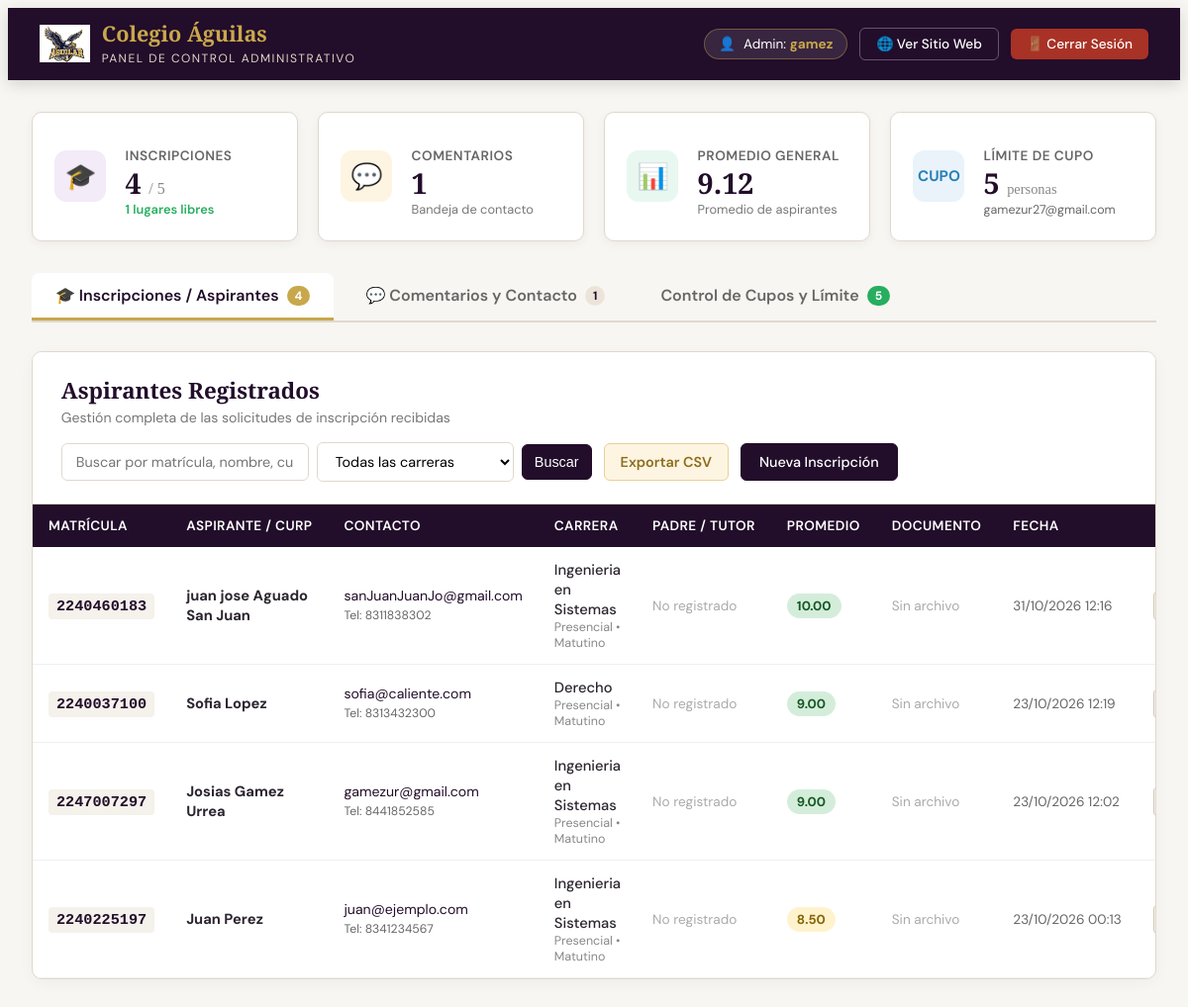
Page /admin-panel/ (signed in) on the committed database.
### sitioWeb/models.py (models this page shows, shortened)
class ConfiguracionSitio(models.Model):
    limite_inscripciones = models.PositiveIntegerField(
        default=5,
        verbose_name="Límite máximo de inscripciones"
    )
    email_notificaciones = models.EmailField(
        default="gamezur27@gmail.com",
        verbose_name="Correo para recibir alertas"
    )
    inscripciones_activas = models.BooleanField(
        default=True,
        verbose_name="Inscripciones activas"
    )
    limite_notificado = models.BooleanField(
        default=False,
        verbose_name="¿Notificación de límite enviada?"
    )
    class Meta:
        verbose_name = "Configuración del Sistema"
        verbose_name_plural = "Configuraciones del Sistema"
    @classmethod
    def get_solo(cls):
        obj, created = cls.objects.get_or_create(id=1)
        return obj

class Aspirante(models.Model):
    matricula = models.CharField(max_length=20, unique=True, blank=True, null=True, verbose_name="Matrícula")
    nombre = models.CharField(max_length=120, verbose_name="Nombre completo")
    curp = models.CharField(max_length=18, blank=True, null=True, verbose_name="CURP")
    fecha_nacimiento = models.DateField(blank=True, null=True, verbose_name="Fecha de nacimiento")
    genero = models.CharField(max_length=30, blank=True, null=True, verbose_name="Género")
    email = models.EmailField(verbose_name="Correo electrónico")
    telefono = models.CharField(max_length=20, verbose_name="Teléfono")
    direccion = models.CharField(max_length=200, blank=True, null=True, verbose_name="Calle y número")
    colonia = models.CharField(max_length=100, blank=True, null=True, verbose_name="Colonia")
    ciudad = models.CharField(max_length=100, blank=True, null=True, verbose_name="Ciudad / Municipio")
    estado = models.CharField(max_length=100, blank=True, null=True, verbose_name="Estado")
    codigo_postal = models.CharField(max_length=10, blank=True, null=True, verbose_name="Código Postal")
    carrera = models.CharField(max_length=100, verbose_name="Carrera")
    modalidad = models.CharField(max_length=50, blank=True, null=True, default="Presencial", verbose_name="Modalidad")
    turno = models.CharField(max_length=50, blank=True, null=True, default="Matutino", verbose_name="Turno")
    escuela_procedencia = models.CharField(max_length=150, blank=True, null=True, verbose_name="Preparatoria de procedencia")
    promedio = models.DecimalField(max_digits=4, decimal_places=2, verbose_name="Promedio")
    tutor_nombre = models.CharField(max_length=120, blank=True, null=True, verbose_name="Nombre del padre o tutor")
    tutor_parentesco = models.CharField(max_length=50, blank=True, null=True, verbose_name="Parentesco con el alumno")
    tutor_telefono = models.CharField(max_length=20, blank=True, null=True, verbose_name="Teléfono del tutor")
    tutor_email = models.EmailField(blank=True, null=True, verbose_name="Correo del tutor")
    documento = models.FileField(upload_to="documentos_aspirantes/", blank=True, null=True, verbose_name="Documento adjunto")
    estatus = models.CharField(max_length=30, default="Registrado", verbose_name="Estatus")
    fecha_registro = models.DateTimeField(auto_now_add=True, verbose_name="Fecha de registro")
    class Meta:
        ordering = ['-fecha_registro']
        verbose_name = 'Aspirante'
        verbose_name_plural = 'Aspirantes'

### sitioWeb/views.py (the view, shortened to what this page needs)
# urls.py: path('admin-panel/', views.panel_admin, name='panel_admin'),
@login_required(login_url='admin_login')
def panel_admin(request):
    tab = request.GET.get('tab', 'aspirantes')
    q_asp = request.GET.get('q_asp', '').strip()
    carrera_filtro = request.GET.get('carrera', '').strip()
    aspirantes_qs = Aspirante.objects.all()
    if carrera_filtro:
        aspirantes_qs = aspirantes_qs.filter(carrera=carrera_filtro)
    q_msg = request.GET.get('q_msg', '').strip()
    asunto_filtro = request.GET.get('asunto', '').strip()
    mensajes_qs = MensajeContacto.objects.all()
    if asunto_filtro:
        mensajes_qs = mensajes_qs.filter(asunto=asunto_filtro)
    total_aspirantes = Aspirante.objects.count()
    total_mensajes = MensajeContacto.objects.count()
    promedio_dict = Aspirante.objects.aggregate(avg=Avg('promedio'))
    promedio_general = round(promedio_dict['avg'], 2) if promedio_dict['avg'] else 0.0
    carrera_top = (
        Aspirante.objects.values('carrera')
        .annotate(total=Count('carrera'))
        .order_by('-total')
        .first()
    )
    carreras_disponibles = (
        Aspirante.objects.values_list('carrera', flat=True).distinct()
    )
    config = ConfiguracionSitio.get_solo()
    config_form = ConfiguracionSitioForm(instance=config)
    limite = config.limite_inscripciones
    inscripciones_bloqueadas = (not config.inscripciones_activas) or (total_aspirantes >= limite)
    cupos_disponibles = max(0, limite - total_aspirantes)
    porcentaje_ocupado = min(100, int((total_aspirantes / limite) * 100)) if limite > 0 else 100
    context = {
        'tab': tab,
        'aspirantes': aspirantes_qs,
        'mensajes': mensajes_qs,
        'q_asp': q_asp,
        'carrera_filtro': carrera_filtro,
        'q_msg': q_msg,
        'asunto_filtro': asunto_filtro,
        'total_aspirantes': total_aspirantes,
        'total_mensajes': total_mensajes,
        'promedio_general': promedio_general,
        'carrera_top': carrera_top['carrera'] if carrera_top else 'Ninguna',
        'carreras_disponibles': carreras_disponibles,
        'config': config,
        'config_form': config_form,
        'limite': limite,
        'inscripciones_bloqueadas': inscripciones_bloqueadas,
        'cupos_disponibles': cupos_disponibles,
        'porcentaje_ocupado': porcentaje_ocupado,
    }
    return render(request, 'sitioWeb/admin/panel.html', context)

### sitioWeb/templates/sitioWeb/admin/panel.html (shortened to what this page needs)
{% load static %}
<!DOCTYPE html>
<html lang="es">
<head>
    <link rel="stylesheet" href="{% static 'sitioWeb/css/admin.css' %}">
</head>
<body class="admin-body">
    <header class="admin-header">
        <div class="admin-header-inner">
            <a href="{% url 'panel_admin' %}" class="admin-brand">
                <img src="{% static 'sitioWeb/img/icono.png' %}" alt="Logo">
                <div class="admin-brand-text">
                    <h1>Colegio Águilas</h1>
                    <span>Panel de Control Administrativo</span>
                </div>
            </a>
            <div class="admin-nav-actions">
                <div class="admin-user-pill">
                    <span>👤</span>
                    <span>Admin: <strong>{{ user.first_name|default:user.username }}</strong></span>
                </div>
                <a href="{% url 'inicio' %}" target="_blank" class="btn-admin-nav btn-nav-web">
                    🌐 Ver Sitio Web
                </a>
                <a href="{% url 'admin_logout' %}" class="btn-admin-nav btn-nav-logout">
                    🚪 Cerrar Sesión
                </a>
            </div>
        </div>
    </header>
    <main class="admin-container">
        <section class="metrics-grid">
            <div class="metric-card">
                <div class="metric-icon purple">🎓</div>
                <div class="metric-info">
                    <h3>Inscripciones</h3>
                    <div class="metric-value">{{ total_aspirantes }} <span style="font-size: 1rem; color: #888; font-weight: normal;">/ {{ config.limite_inscripciones }}</span></div>
                    <span style="font-size: 0.8rem; font-weight: 600; color: {% if inscripciones_bloqueadas %}#c0392b{% else %}#27ae60{% endif %};">
                        {% if inscripciones_bloqueadas %}Límite alcanzado{% else %}{{ cupos_disponibles }} lugares libres{% endif %}
                    </span>
                </div>
            </div>
            <div class="metric-card">
                <div class="metric-icon gold">💬</div>
                <div class="metric-info">
                    <h3>Comentarios</h3>
                    <div class="metric-value">{{ total_mensajes }}</div>
                    <span style="font-size: 0.8rem; color: #777;">Bandeja de contacto</span>
                </div>
            </div>
            <div class="metric-card">
                <div class="metric-icon green">📊</div>
                <div class="metric-info">
                    <h3>Promedio General</h3>
                    <div class="metric-value">{{ promedio_general }}</div>
                    <span style="font-size: 0.8rem; color: #777;">Promedio de aspirantes</span>
                </div>
            </div>
            <div class="metric-card">
                <div class="metric-icon blue" style="font-weight: 700; font-size: 0.95rem;">CUPO</div>
                <div class="metric-info">
                    <h3>Límite de Cupo</h3>
                    <div class="metric-value">{{ config.limite_inscripciones }} <span style="font-size: 0.9rem; color: #888; font-weight: normal;">personas</span></div>
                    <span style="font-size: 0.78rem; color: #666; word-break: break-all;" title="{{ config.email_notificaciones }}">
                        {{ config.email_notificaciones|truncatechars:26 }}
                    </span>
                </div>
            </div>
        </section>
        <div class="admin-tabs">
            <a href="?tab=aspirantes" class="tab-link {% if tab != 'mensajes' and tab != 'configuracion' %}active{% endif %}">
                <span>🎓 Inscripciones / Aspirantes</span>
                <span class="tab-counter">{{ total_aspirantes }}</span>
            </a>
            <a href="?tab=mensajes" class="tab-link {% if tab == 'mensajes' %}active{% endif %}">
                <span>💬 Comentarios y Contacto</span>
                <span class="tab-counter">{{ total_mensajes }}</span>
            </a>
            <a href="?tab=configuracion" class="tab-link {% if tab == 'configuracion' %}active{% endif %}">
                <span>Control de Cupos y Límite</span>
                {% if inscripciones_bloqueadas %}
                <span class="tab-counter" style="background-color: #c0392b; color: #fff;">Lleno</span>
                {% else %}
                <span class="tab-counter" style="background-color: #27ae60; color: #fff;">{{ config.limite_inscripciones }}</span>
                {% endif %}
            </a>
        </div>
        {% if tab != 'mensajes' and tab != 'configuracion' %}
        <div class="table-card">
            <div class="table-header">
                <div>
                    <h2>Aspirantes Registrados</h2>
                    <p style="margin: 3px 0 0; color: #777; font-size: 0.88rem;">Gestión completa de las solicitudes de inscripción recibidas</p>
                </div>
                <div class="table-controls">
                    <form method="GET" action="{% url 'panel_admin' %}" class="search-form">
                        <input type="text" name="q_asp" value="{{ q_asp }}" placeholder="Buscar por matrícula, nombre, curp, correo..." class="search-input">
                        <select name="carrera" class="filter-select" onchange="this.form.submit()">
                            <option value="">Todas las carreras</option>
                        </select>
                        <button type="submit" class="btn-action-primary" style="padding: 9px 12px;">Buscar</button>
                    </form>
                    <a href="{% url 'aspirantes_exportar_csv' %}" class="btn-action-secondary" title="Descargar en formato Excel/CSV">
                        Exportar CSV
                    </a>
                    <a href="{% url 'aspirante_crear' %}" class="btn-action-primary">
                        Nueva Inscripción
                    </a>
                </div>
            </div>
            <div class="table-responsive">
                <table class="custom-admin-table">
                    <thead>
                        <tr>
                            <th>Matrícula</th>
                            <th>Aspirante / CURP</th>
                            <th>Contacto</th>
                            <th>Carrera</th>
                            <th>Padre / Tutor</th>
                            <th>Promedio</th>
                            <th>Documento</th>
                            <th>Fecha</th>
                            <th style="text-align: center;">Acciones</th>
                        </tr>
                    </thead>
                    <tbody>
                        {% for asp in aspirantes %}
                        <tr>
                            <td>
                                <span style="font-family: monospace; font-weight: 700; color: #220d2a; background: #f5f1eb; padding: 4px 8px; border-radius: 4px; font-size: 0.95rem;">
                                    {{ asp.matricula|default:"Pendiente" }}
                                </span>
                            </td>
                            <td>
                                <strong>{{ asp.nombre }}</strong>
                            </td>
                            <td>
                                <a href="mailto:{{ asp.email }}" style="color: var(--primario); text-decoration: none; font-size: 0.88rem; display: block;">
                                    {{ asp.email }}
                                </a>
                                <small style="color: #666;">Tel: {{ asp.telefono }}</small>
                            </td>
                            <td>
                                <span style="font-weight: 500;">{{ asp.carrera }}</span>
                                <div style="font-size: 0.78rem; color: #888;">{{ asp.modalidad|default:"Presencial" }} &bull; {{ asp.turno|default:"Matutino" }}</div>
                            </td>
                            <td>
                                {% if asp.tutor_nombre %}
                                    <div style="font-size: 0.88rem; font-weight: 500;">{{ asp.tutor_nombre }}</div>
                                    <small style="color: #666;">{{ asp.tutor_parentesco|default:"Tutor" }} &bull; {{ asp.tutor_telefono|default:"" }}</small>
                                {% else %}
                                    <span style="color: #aaa; font-size: 0.85rem;">No registrado</span>
                                {% endif %}
                            </td>
                            <td>
                                <span class="badge-promedio {% if asp.promedio >= 9.0 %}alto{% elif asp.promedio >= 8.0 %}medio{% else %}bajo{% endif %}">
                                    {{ asp.promedio }}
                                </span>
                            </td>
                            <td>
                                {% if asp.documento %}
                                    <a href="{{ asp.documento.url }}" target="_blank" style="color: #27ae60; font-weight: 600; font-size: 0.85rem; text-decoration: underline;" title="Descargar archivo">
                                        Ver Archivo
                                    </a>
                                {% else %}
                                    <span style="color: #aaa; font-size: 0.85rem;">Sin archivo</span>
                                {% endif %}
                            </td>
                            <td style="color: #666; font-size: 0.85rem; white-space: nowrap;">
                                {{ asp.fecha_registro|date:"d/m/Y H:i" }}
                            </td>
                            <td style="text-align: center;">
                                <div class="action-buttons" style="justify-content: center;">
                                    <a href="{% url 'aspirante_editar' asp.id %}" class="btn-table-edit" title="Editar este aspirante">
                                    </a>
                                </div>
                            </td>
                        </tr>
                        {% endfor %}
                    </tbody>
                </table>
            </div>
        </div>
        {% endif %}
    </main>
</body>
</html>

### rows in the picture
ConfiguracionSitio: limite_inscripciones "5", email_notificaciones "gamezur27@gmail.com"
Aspirante: matricula "2240460183", nombre "juan jose Aguado San Juan", email "sanJuanJuanJo@gmail.com", telefono "8311838302", carrera "Ingenieria en Sistemas", modalidad "Presencial", turno "Matutino", shows "No registrado", promedio "10.00", documento "Sin archivo", fecha_registro "31/10/2026 12:16"
Aspirante: matricula "2240037100", nombre "Sofia Lopez", email "sofia@caliente.com", telefono "8313432300", carrera "Derecho", modalidad "Presencial", turno "Matutino", shows "No registrado", promedio "9.00", documento "Sin archivo", fecha_registro "23/10/2026 12:19"
Aspirante: matricula "2247007297", nombre "Josias Gamez Urrea", email "gamezur@gmail.com", telefono "8441852585", carrera "Ingenieria en Sistemas", modalidad "Presencial", turno "Matutino", shows "No registrado", promedio "9.00", documento "Sin archivo", fecha_registro "23/10/2026 12:02"
Aspirante: matricula "2240225197", nombre "Juan Perez", email "juan@ejemplo.com", telefono "8341234567", carrera "Ingenieria en Sistemas", modalidad "Presencial", turno "Matutino", shows "No registrado", promedio "8.50", documento "Sin archivo", fecha_registro "23/10/2026 00:13"

### other values in the picture
{{ user.first_name|default:user.username }} "gamez"
{{ total_aspirantes }} "4"
{{ cupos_disponibles }} "1"
{{ total_mensajes }} "1"
{{ promedio_general }} "9.12"
